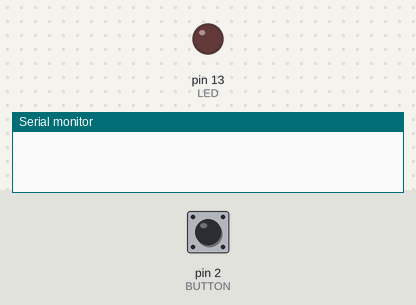
Bench run of a sketch on a simulated Arduino Uno, built with avr-gcc and run on an emulated ATmega328P. On the bench: output pins drawn as LEDs (lit = HIGH), the last lines printed to the serial monitor. The inputs (shaded band) are chosen by the test bench; at power-on: pin 2 (BUTTON) HIGH.

Above: at 1.2 s.
1.3 s: pin 2 (BUTTON) pulled LOW for 0.15 s
At 1.37 s:
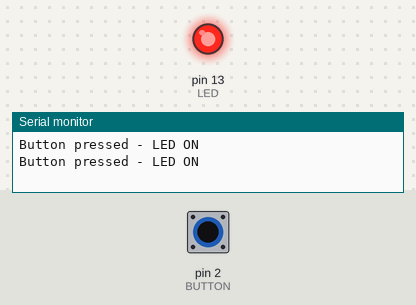
2.9 s: pin 2 (BUTTON) pulled LOW for 3.2 s
At 7.1 s:
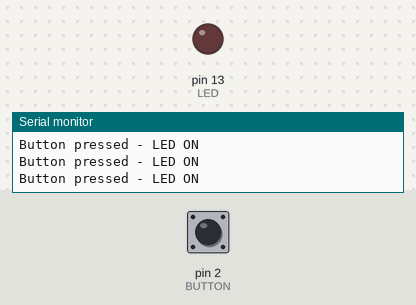
7.6 s: pin 2 (BUTTON) driven LOW
At 8.2 s:
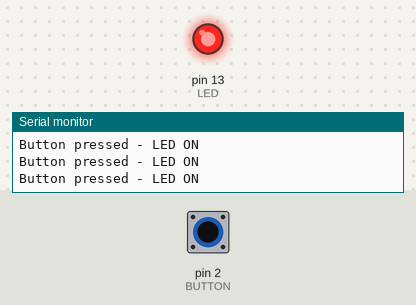
10.6 s: pin 2 (BUTTON) driven HIGH
At 11.0 s:
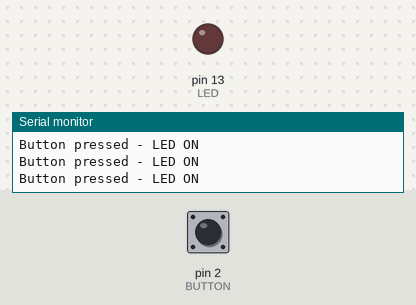
Timing chart, 0 to 13.1 s (numbered marks = the images above; inputs shaded):
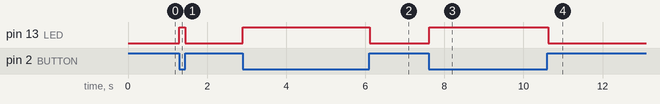

Measured:
- after the input at 1.3 s, pin 13 (LED): LOW → HIGH at once, → LOW 0.15 s later
- after the input at 2.9 s, pin 13 (LED): LOW → HIGH at once, → LOW 3.2 s later
- after the input at 7.6 s, pin 13 (LED): LOW → HIGH at once
- after the input at 10.6 s, pin 13 (LED): HIGH → LOW at once

The sketch:

sketch.ino
```cpp
// LED + button on a breadboard (Arduino Uno)
// Pin 13 -> 220 ohm resistor -> LED long leg (+); LED short leg (-) -> GND
// Pin 2  -> button -> GND   (INPUT_PULLUP: pressed = LOW)

const int LED = 13;
const int BUTTON = 2;

void setup() {
  Serial.begin(9600);
  pinMode(LED, OUTPUT);
  pinMode(BUTTON, INPUT_PULLUP);
}

void loop() {
  if (digitalRead(BUTTON) == LOW) {   // pressed
    digitalWrite(LED, HIGH);
    Serial.println("Button pressed - LED ON");
  } else {
    digitalWrite(LED, LOW);
  }
  delay(50);
}
```
